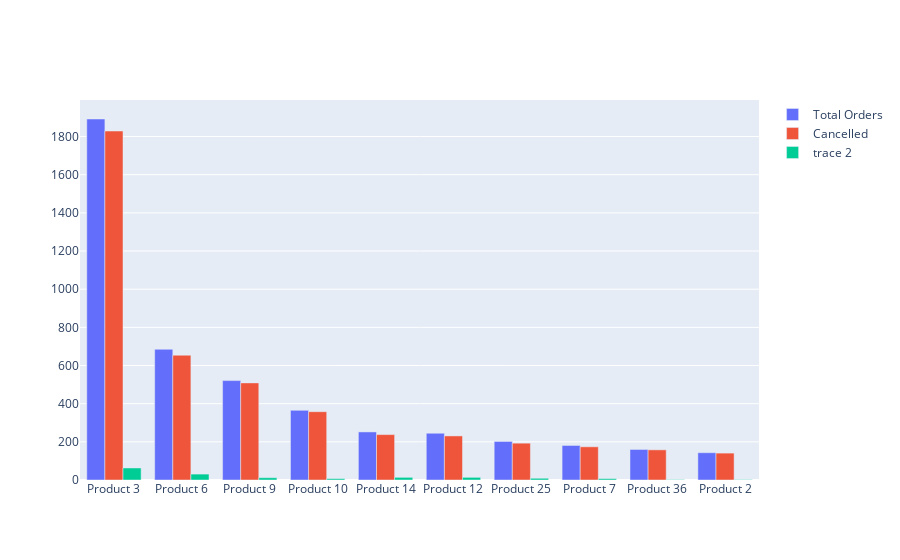

Notebook code for this chart:
### Markdown cell above
## Are we doing well in retaining customer interest in the top 10 products?

### Code cell
# dataframe defining overall statistics of each product type
df = cancel_table.copy()
grouped = df.groupby("product")
new_df = pd.DataFrame(columns = ["Product", "Total_Count", "Active_Count", "Cancelled_Count", "Churn_Rate", "Retention_Rate"])
for name, group in grouped:
    total_count = len(group)
    active_count = len(group[group["Order Status"] == "Active"])
    cancelled_count = len(group[group["Order Status"] == "Cancelled"])
    churn_rate = cancelled_count/total_count
    retention_rate = active_count/total_count
    new_df = new_df.append({"Product": name,
                            "Total_Count": total_count,
                            "Active_Count": active_count,
                            "Cancelled_Count": cancelled_count,
                            "Churn_Rate": churn_rate,
                            "Retention_Rate": retention_rate}, ignore_index = True)

new_df.sort_values("Total_Count", ascending = False, inplace = True)
new_df = new_df.iloc[:10, :]

trace1 = go.Bar(
    x = new_df["Product"],
    y = new_df["Total_Count"],
    name = "Total Orders"
)
trace2 = go.Bar(
    x = new_df["Product"],
    y = new_df["Cancelled_Count"],
    name = "Cancelled"
)

trace3 = go.Bar(
    x = new_df["Product"],
    y = new_df["Active_Count"]
)

data = [trace1, trace2, trace3]
fig = go.Figure(data = data)
fig.show()

### Figure 1 — Plotly figure (JSON) as saved in the notebook; plotly's stock layout.template omitted (floating-point values rounded to 4 significant figures)
{"data": [{"name": "Total Orders", "type": "bar", "x": ["Product 3", "Product 6", "Product 9", "Product 10", "Product 14", "Product 12", "Product 25", "Product 7", "Product 36", "Product 2"], "y": [1892, 685, 521, 365, 252, 245, 202, 181, 160, 143]}, {"name": "Cancelled", "type": "bar", "x": ["Product 3", "Product 6", "Product 9", "Product 10", "Product 14", "Product 12", "Product 25", "Product 7", "Product 36", "Product 2"], "y": [1829, 654, 509, 358, 238, 231, 193, 174, 158, 141]}, {"type": "bar", "x": ["Product 3", "Product 6", "Product 9", "Product 10", "Product 14", "Product 12", "Product 25", "Product 7", "Product 36", "Product 2"], "y": [63, 31, 12, 7, 14, 14, 9, 7, 2, 2]}], "layout": {}}
